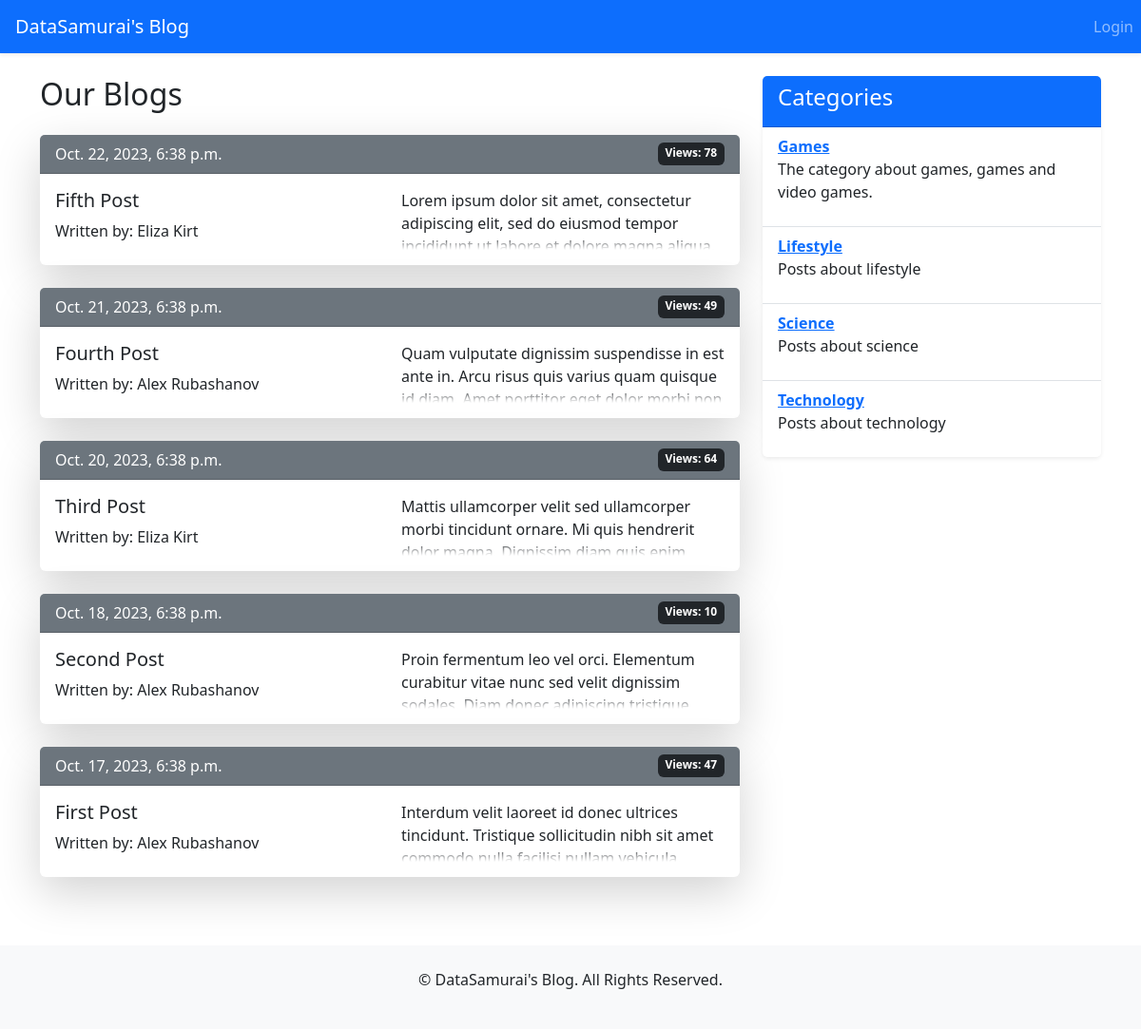
Page /blog/ on the earlier database version.
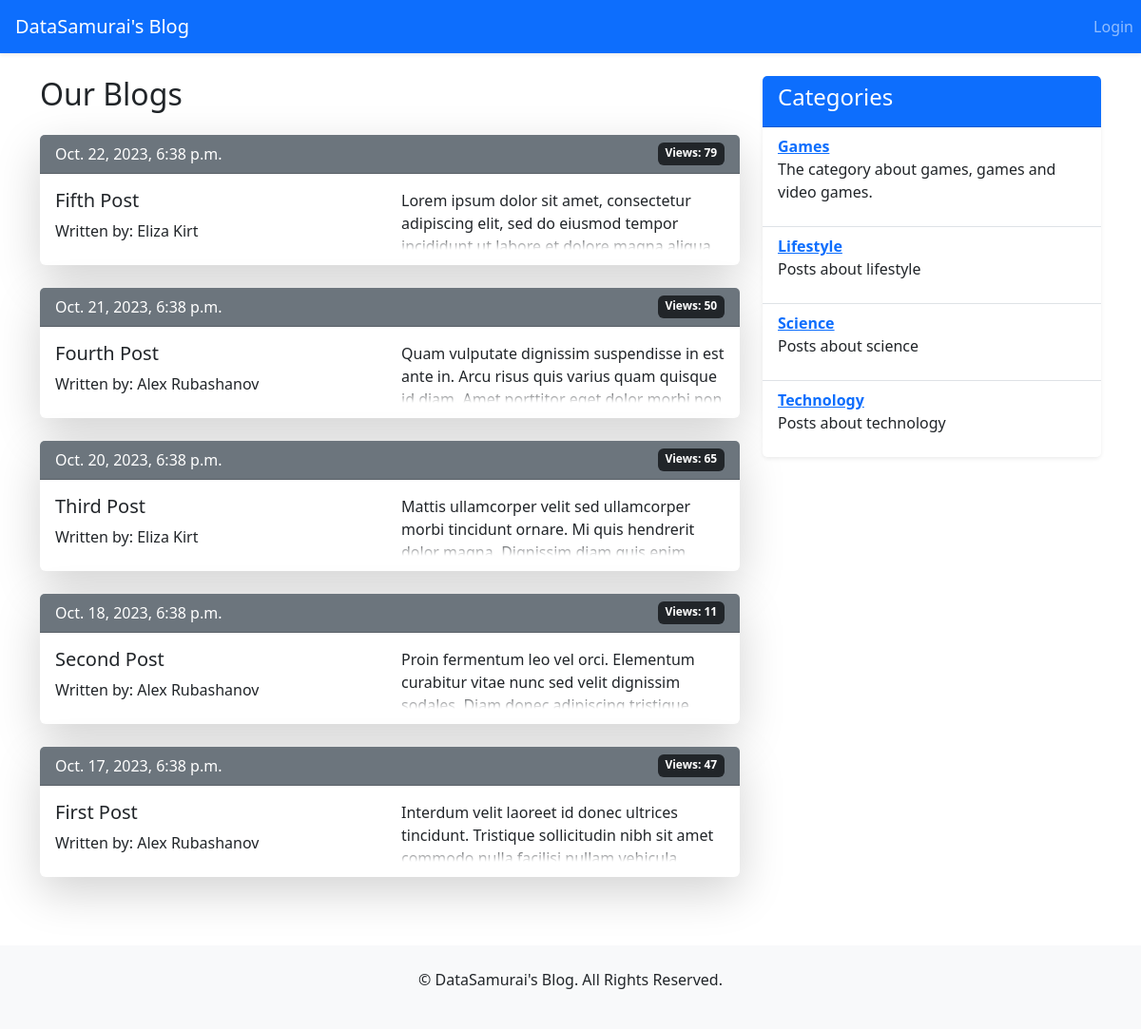
Same page on the later database version.
### posts/models.py (models this page shows, shortened)
class Post(models.Model):
    title = models.CharField(max_length=50, unique=True)
    content = models.TextField()
    category = models.ForeignKey('Category', on_delete=models.SET_NULL, null=True)
    date_published = models.DateTimeField(auto_now_add=True)
    date_edited = models.DateTimeField(auto_now=True)
    views = models.PositiveIntegerField(default=0)
    author = models.ForeignKey(settings.AUTH_USER_MODEL, on_delete=models.SET_NULL, null=True)
    is_published = models.BooleanField(default=False)
    class Meta:
        ordering = ['-date_published']

class Category(models.Model):
    title = models.CharField(max_length=30)
    description = models.TextField()
    class Meta:
        ordering = ['title']

### posts/views.py (the view)
# urls.py: path('', views.listing, name='listing'),
def listing(request):
    context = {
        'posts': Post.objects.all(),
        'categories': Category.objects.all()
    }
    return render(request, 'posts/listing.html', context=context)

### templates/posts/listing.html
{% extends 'base.html' %}
{% block page_content %}
    <div class="row mt-4">
        <div class="col-md-8">
            <h2 class="mb-4">Our Blogs</h2>
            {% for post in posts %}
                {% if post.is_published %}
                    <div class="card mb-4 border-0 shadow-lg">
                        <div class="card-header bg-secondary text-white d-flex justify-content-between">
                            <span>{{ post.date_published }}</span>
                            <span class="badge bg-dark">Views: {{ post.views }}</span>
                        </div>
                        <div class="card-body">
                            <div class="row">
                                <div class="col-md-6">
                                    <h5 class="card-title">
                                        <a href="{% url 'view_post' post.id %}" class="text-dark text-decoration-none">
                                            {{ post.title }}
                                        </a>
                                    </h5>
                                    <p class="card-text">Written by: {{ post.author.first_name }} {{ post.author.last_name }}</p>
                                </div>
                                <div class="col-md-6">
                                    <div class="fade-out">
                                        {{ post.content|slice:":300" }}
                                    </div>
                                </div>
                            </div>
                        </div>
                    </div>
                {% endif %}
            {% endfor %}
        </div>
        <div class="col-md-4 pl-5">
            <div class="card border-0 shadow-sm mb-4">
                <div class="card-header bg-primary text-white">
                    <h4>Categories</h4>
                </div>
                <ul class="list-group list-group-flush">
                    {% for category in categories %}
                        <li class="list-group-item">
                            <strong><a href="{% url 'view_category' category_id=category.pk %}">{{ category.title }}</a></strong>
                            <p>{{ category.description }}</p>
                        </li>
                    {% endfor %}
                </ul>
            </div>
        </div>
    </div>
{% endblock %}

### templates/base.html (shortened to what this page needs)
<!DOCTYPE html>
<html lang="en">
<head>
    <link href="https://cdn.jsdelivr.net/npm/bootstrap@5.3.1/dist/css/bootstrap.min.css" rel="stylesheet">
</head>
<body>
{% block navbar %}
    <nav class="navbar navbar-expand-lg navbar-dark bg-primary shadow-sm">
        <a class="navbar-brand px-3" href="{% url 'listing' %}">DataSamurai's Blog</a>
        <div class="collapse navbar-collapse d-flex justify-content-between" id="navbarNav">
            <ul class="navbar-nav">
            </ul>
            <ul class="navbar-nav">
                {% if user.is_authenticated %}
                    <li class="nav-item">
                        <a class="nav-link btn btn-light mr-2" href="{% url 'dashboard' %}">Dashboard</a>
                    </li>
                    <li>
                        <a href="{% url 'logout' %}" class="nav-link btn btn-danger mr-2">Logout</a>
                    </li>
                {% else %}
                    <li class="nav-item">
                        <a class="nav-link btn btn-light" href="{% url 'login' %}">Login</a>
                    </li>
                {% endif %}
            </ul>
        </div>
    </nav>
{% endblock %}
<div class="container my-4">
    {% block page_content %}{% endblock page_content %}
</div>
<footer class="text-center py-4 mt-5 bg-light">
    <p>&copy; {{ now.year }} DataSamurai's Blog. All Rights Reserved.</p>
</footer>
</body>
</html>

### templates/base.html (style rules this page uses)
.fade-out { position: relative; height: 4em; overflow: hidden; }
.fade-out::before { content: ""; position: absolute; bottom: 0; left: 0; width: 100%; height: 1em; background: linear-gradient(to top, white, transparent); }

Differences in the rows shown:
changed Post "Fifth Post": views "78" → "79"
changed Post "Fourth Post": views "49" → "50"
changed Post "Third Post": views "64" → "65"
changed Post "Second Post": views "10" → "11"
